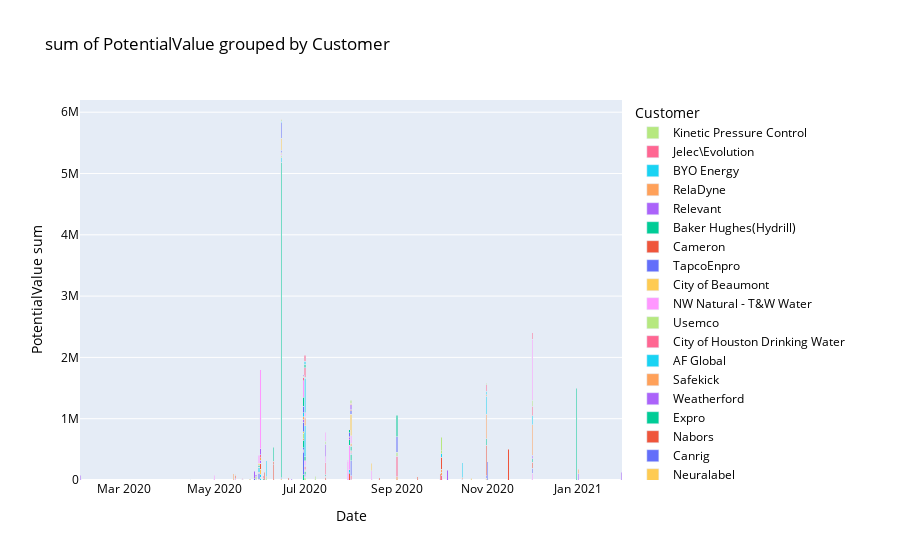

The notebook cell saved with this chart:
### Code cell
fig = go.Figure()

group = "Customer"
numerical_group = "PotentialValue"
agg_method = "sum"
for t in df_num[group].unique():
    #for future filtering with date range
    df_num = df_num[df_num["ExpectedOrderDate"] >= pd.to_datetime('2020-1-1')]
    
    if agg_method == "sum":
        fig.add_trace(go.Bar(x=df_num[df_num[group]==t].groupby("ExpectedOrderDate").sum()[[numerical_group]].index,
                             y=list(df_num[df_num[group]==t].groupby("ExpectedOrderDate").sum()[numerical_group]),
                             name=t))
    if agg_method == "mean":
        fig.add_trace(go.Bar(x=df_num[df_num[group]==t].groupby("ExpectedOrderDate").mean()[[numerical_group]].index,
                             y=list(df_num[df_num[group]==t].groupby("ExpectedOrderDate").mean()[numerical_group]),
                             name=t))
    if agg_method == "median":
        fig.add_trace(go.Bar(x=df_num[df_num[group]==t].groupby("ExpectedOrderDate").median()[[numerical_group]].index,
                             y=list(df_num[df_num[group]==t].groupby("ExpectedOrderDate").median()[numerical_group]),
                             name=t))
    if agg_method == "std":
        fig.add_trace(go.Bar(x=df_num[df_num[group]==t].groupby("ExpectedOrderDate").std()[[numerical_group]].index,
                             y=list(df_num[df_num[group]==t].groupby("ExpectedOrderDate").std()[numerical_group]),
                             name=t))

fig.update_layout(title = "{} of {} grouped by {}".format(agg_method,numerical_group,group),
                  barmode='stack', 
                  xaxis={'categoryorder':'category ascending'},
                  legend_title_text= group,
                  xaxis_title="Date",
                  yaxis_title="{} {}".format(numerical_group, agg_method),
                  font=dict(
                      #family="Courier New, monospace",
                      size=12,
                      color="#000000"
                    ))
fig.show()

### Figure 1 — Plotly figure (JSON) as saved in the notebook; plotly's stock layout.template omitted (floating-point values rounded to 4 significant figures)
{"data": [{"name": "Central Texas Industrial, LLC", "type": "bar", "x": ["2020-08-01T00:00:00"], "y": [7753]}, {"name": "DMS", "type": "bar", "x": ["2020-07-15T00:00:00"], "y": [45000]}, {"name": "DSI", "type": "bar", "x": ["2020-06-30T00:00:00"], "y": [84867]}, {"name": "ICU Medical", "type": "bar", "x": ["2020-10-15T00:00:00"], "y": [10000]}, {"name": "Patti Engr", "type": "bar", "x": ["2020-09-01T00:00:00"], "y": [55000]}, {"name": "Prime Controls", "type": "bar", "x": ["2020-06-01T00:00:00"], "y": [27500]}, {"name": "Samsung", "type": "bar", "x": ["2020-05-20T00:00:00", "2020-07-15T00:00:00", "2020-09-01T00:00:00"], "y": [11040, 18000, 333404]}, {"name": "Solaris Oilfield Infrastructure", "type": "bar", "x": ["2020-07-01T00:00:00"], "y": [44226]}, {"name": "Ultra Electronics", "type": "bar", "x": ["2020-07-01T00:00:00"], "y": [23000]}, {"name": "Urban Mining", "type": "bar", "x": ["2020-06-01T00:00:00", "2020-06-15T00:00:00"], "y": [10000, 21000]}, {"name": "WINSTON WATER COOLER OF AUSTIN", "type": "bar", "x": ["2020-06-15T00:00:00"], "y": [14840]}, {"name": "G-Con Manufacturing", "type": "bar", "x": ["2020-06-04T00:00:00", "2020-06-10T00:00:00"], "y": [125000, 250000]}, {"name": "LSPI", "type": "bar", "x": ["2020-06-03T00:00:00", "2020-06-15T00:00:00"], "y": [20000, 5150000]}, {"name": "OVIVO LLC", "type": "bar", "x": ["2020-02-01T00:00:00", "2020-04-15T00:00:00", "2020-05-29T00:00:00", "2020-10-05T00:00:00"], "y": [80000, 7000, 12000, 160000]}, {"name": "RapidDeploy", "type": "bar", "x": ["2020-10-15T00:00:00"], "y": [25000]}, {"name": "SkyVenture", "type": "bar", "x": ["2020-10-15T00:00:00"], "y": [250000]}, {"name": "Austin White Lime", "type": "bar", "x": ["2020-10-01T00:00:00"], "y": [75000]}, {"name": "Brandt Companies", "type": "bar", "x": ["2020-09-01T00:00:00"], "y": [65000]}, {"name": "Capitol Aggregates", "type": "bar", "x": ["2020-12-01T00:00:00"], "y": [110000]}, {"name": "Central Texas Water Maint.", "type": "bar", "x": ["2020-06-01T00:00:00"], "y": [10000]}, {"name": "City of Cameron", "type": "bar", "x": ["2020-07-01T00:00:00"], "y": [20000]}, {"name": "City of Miles", "type": "bar", "x": ["2020-05-19T00:00:00"], "y": [7500]}, {"name": "Fox Robotics", "type": "bar", "x": ["2020-07-01T00:00:00"], "y": [50000]}, {"name": "General Motors", "type": "bar", "x": ["2021-01-01T00:00:00"], "y": [100000]}, {"name": "Gibraltar", "type": "bar", "x": ["2020-10-01T00:00:00", "2021-01-01T00:00:00"], "y": [50000, 75000]}, {"name": "Lhoist", "type": "bar", "x": ["2020-06-01T00:00:00"], "y": [50000]}, {"name": "Lock Joint Tube", "type": "bar", "x": ["2020-08-01T00:00:00"], "y": [60000]}, {"name": "RSI-CRI", "type": "bar", "x": ["2020-07-01T00:00:00"], "y": [10000]}, {"name": "Salem Ridge", "type": "bar", "x": ["2020-07-01T00:00:00"], "y": [20000]}, {"name": "Undine", "type": "bar", "x": ["2020-06-01T00:00:00"], "y": [75000]}, {"name": "Thermon", "type": "bar", "x": ["2020-08-01T00:00:00", "2020-09-01T00:00:00"], "y": [250000, 250000]}, {"name": "TMT Solutions", "type": "bar", "x": ["2020-06-01T00:00:00"], "y": [100000]}, {"name": "TNG Utility", "type": "bar", "x": ["2020-08-01T00:00:00"], "y": [100000]}, {"name": "United Rentals", "type": "bar", "x": ["2020-08-01T00:00:00"], "y": [10000]}, {"name": "XBiotech", "type": "bar", "x": ["2020-10-01T00:00:00"], "y": [50000]}, {"name": "Texas A&M", "type": "bar", "x": ["2020-06-01T00:00:00"], "y": [2000]}, {"name": "Sarentec", "type": "bar", "x": ["2020-07-01T00:00:00"], "y": [60000]}, {"name": "Capital Area Utility", "type": "bar", "x": ["2020-07-01T00:00:00"], "y": [10000]}, {"name": "Hospira ICU Med", "type": "bar", "x": ["2020-07-01T00:00:00"], "y": [75000]}, {"name": "Endeavor Energy", "type": "bar", "x": ["2020-05-31T00:00:00"], "y": [12000]}, {"name": "XTO Energy", "type": "bar", "x": ["2020-05-31T00:00:00", "2020-06-30T00:00:00"], "y": [100000, 360000]}, {"name": "Concho Resources", "type": "bar", "x": ["2020-07-31T00:00:00"], "y": [100000]}, {"name": "Discovery Natural Resources", "type": "bar", "x": ["2020-07-31T00:00:00"], "y": [20000]}, {"name": "Pioneer Natural Resources", "type": "bar", "x": ["2020-06-30T00:00:00"], "y": [25000]}, {"name": "RR MACHINE", "type": "bar", "x": ["2020-05-31T00:00:00"], "y": [15000]}, {"name": "Sika Sales", "type": "bar", "x": ["2020-06-15T00:00:00"], "y": [70000]}, {"name": "White Energy  Hereford", "type": "bar", "x": ["2020-06-30T00:00:00"], "y": [13000]}, {"name": "Valero/McKees Refinery", "type": "bar", "x": ["2020-06-15T00:00:00"], "y": [45000]}, {"name": "Laredo Petroleum", "type": "bar", "x": ["2020-05-15T00:00:00"], "y": [24000]}, {"name": "Capitan Energy", "type": "bar", "x": ["2020-06-30T00:00:00"], "y": [10000]}, {"name": "Scada Systems", "type": "bar", "x": ["2020-06-30T00:00:00"], "y": [37000]}, {"name": "Felix Water", "type": "bar", "x": ["2020-05-15T00:00:00"], "y": [50000]}, {"name": "IACX", "type": "bar", "x": ["2020-06-30T00:00:00"], "y": [120000]}, {"name": "Tom-E-Lee Industries", "type": "bar", "x": ["2020-06-22T00:00:00"], "y": [20000]}, {"name": "Tank Logix", "type": "bar", "x": ["2020-06-30T00:00:00"], "y": [25000]}, {"name": "PFP Industries", "type": "bar", "x": ["2020-05-31T00:00:00"], "y": [75000]}, {"name": "Apache - St Lawrence", "type": "bar", "x": ["2020-05-31T00:00:00"], "y": [10000]}, {"name": "EOG Resources", "type": "bar", "x": ["2020-06-30T00:00:00"], "y": [85000]}, {"name": "CP CHEM", "type": "bar", "x": ["2020-07-30T00:00:00"], "y": [300000]}, {"name": "Applied Industrial Technologies", "type": "bar", "x": ["2020-10-21T00:00:00"], "y": [30000]}, {"name": "World Water Worlds", "type": "bar", "x": ["2020-05-28T00:00:00"], "y": [20000]}, {"name": "ReelPower", "type": "bar", "x": ["2020-06-10T00:00:00", "2020-06-20T00:00:00", "2020-08-20T00:00:00"], "y": [60000, 35000, 35000]}, {"name": "Baker Hughes", "type": "bar", "x": ["2020-05-31T00:00:00", "2020-12-31T00:00:00"], "y": [30000, 1500000]}, {"name": "DCP Midstream", "type": "bar", "x": ["2020-05-28T00:00:00"], "y": [125000]}, {"name": "Filtration Group", "type": "bar", "x": ["2020-05-14T00:00:00"], "y": [100000]}, {"name": "Devon", "type": "bar", "x": ["2020-07-31T00:00:00"], "y": [50000]}, {"name": "Valiant", "type": "bar", "x": ["2020-06-03T00:00:00"], "y": [50000]}, {"name": "Burford", "type": "bar", "x": ["2020-07-08T00:00:00"], "y": [65000]}, {"name": "Osco", "type": "bar", "x": ["2020-06-15T00:00:00"], "y": [20000]}, {"name": "DaPro Rubber", "type": "bar", "x": ["2020-06-15T00:00:00"], "y": [15000]}, {"name": "GPS", "type": "bar", "x": ["2020-06-15T00:00:00"], "y": [40000]}, {"name": "Tinker", "type": "bar", "x": ["2020-05-20T00:00:00"], "y": [7500]}, {"name": "Caterpillar", "type": "bar", "x": ["2020-07-01T00:00:00"], "y": [70000]}, {"name": "CGT", "type": "bar", "x": ["2020-08-01T00:00:00"], "y": [20000]}, {"name": "Curl Industries", "type": "bar", "x": ["2020-08-01T00:00:00"], "y": [16000]}, {"name": "HEB", "type": "bar", "x": ["2020-07-01T00:00:00"], "y": [500000]}, {"name": "Integrated Shredder Technology", "type": "bar", "x": ["2020-08-01T00:00:00"], "y": [10000]}, {"name": "P&S Scale", "type": "bar", "x": ["2020-05-15T00:00:00"], "y": [21000]}, {"name": "SWRI", "type": "bar", "x": ["2020-05-15T00:00:00"], "y": [10000]}, {"name": "Encino", "type": "bar", "x": ["2020-05-25T00:00:00"], "y": [10000]}, {"name": "AGI", "type": "bar", "x": ["2020-11-01T00:00:00"], "y": [300000]}, {"name": "Alterman", "type": "bar", "x": ["2020-10-01T00:00:00"], "y": [200000]}, {"name": "BWDG", "type": "bar", "x": ["2020-08-01T00:00:00"], "y": [75000]}, {"name": "Colexas Digital", "type": "bar", "x": ["2020-06-01T00:00:00"], "y": [50000]}, {"name": "NYATI Services", "type": "bar", "x": ["2020-07-01T00:00:00"], "y": [120000]}, {"name": "Quest Automated", "type": "bar", "x": ["2020-10-01T00:00:00"], "y": [50000]}, {"name": "Toyota", "type": "bar", "x": ["2020-07-01T00:00:00"], "y": [20000]}, {"name": "Twilight Services", "type": "bar", "x": ["2020-06-05T00:00:00", "2020-07-01T00:00:00"], "y": [50000, 15000]}, {"name": "Sentry Technologies", "type": "bar", "x": ["2020-07-01T00:00:00"], "y": [60000]}, {"name": "Alliance OGP", "type": "bar", "x": ["2020-06-30T00:00:00"], "y": [30000]}, {"name": "NOV - AFE", "type": "bar", "x": ["2020-06-30T00:00:00"], "y": [150000]}, {"name": "NOV - Bammel", "type": "bar", "x": ["2020-09-30T00:00:00"], "y": [100000]}, {"name": "NOV - Brandt", "type": "bar", "x": ["2020-07-15T00:00:00"], "y": [20000]}, {"name": "NOV - PCG", "type": "bar", "x": ["2020-06-30T00:00:00"], "y": [40000]}, {"name": "Powell", "type": "bar", "x": ["2020-06-30T00:00:00"], "y": [50000]}, {"name": "Transocean", "type": "bar", "x": ["2020-06-05T00:00:00", "2020-06-30T00:00:00", "2020-07-01T00:00:00"], "y": [266000, 71000, 560000]}, {"name": "Elgin Separation Solutions", "type": "bar", "x": ["2020-07-15T00:00:00"], "y": [200000]}, {"name": "Custom Control", "type": "bar", "x": ["2020-10-01T00:00:00"], "y": [50000]}, {"name": "NOV", "type": "bar", "x": ["2020-07-15T00:00:00", "2020-08-15T00:00:00"], "y": [100000, 150000]}, {"name": "Absolute Control", "type": "bar", "x": ["2020-08-15T00:00:00"], "y": [120000]}, {"name": "Lee Engineering", "type": "bar", "x": ["2020-06-30T00:00:00"], "y": [100000]}, {"name": "City of Houston", "type": "bar", "x": ["2020-09-15T00:00:00"], "y": [50000]}, {"name": "RAE Engineering", "type": "bar", "x": ["2020-06-30T00:00:00"], "y": [150000]}, {"name": "Lone Star Blower", "type": "bar", "x": ["2020-07-15T00:00:00"], "y": [200000]}, {"name": "Valaris", "type": "bar", "x": ["2020-08-01T00:00:00"], "y": [50000]}, {"name": "Windlass ", "type": "bar", "x": ["2020-07-01T00:00:00"], "y": [20000]}, {"name": "Thrustmaster", "type": "bar", "x": ["2020-07-01T00:00:00"], "y": [150000]}, {"name": "Flint Hills Resources", "type": "bar", "x": ["2020-05-29T00:00:00", "2020-07-15T00:00:00", "2020-10-01T00:00:00"], "y": [45000, 53000, 225000]}, {"name": "Formosa", "type": "bar", "x": ["2020-07-15T00:00:00", "2020-07-30T00:00:00"], "y": [147000, 24700]}, {"name": "Invista", "type": "bar", "x": ["2020-06-15T00:00:00"], "y": [200000]}, {"name": "Seadrift Coke", "type": "bar", "x": ["2020-06-15T00:00:00"], "y": [250000]}, {"name": "Oxy", "type": "bar", "x": ["2020-11-15T00:00:00"], "y": [500000]}, {"name": "Signet", "type": "bar", "x": ["2020-07-01T00:00:00"], "y": [60000]}, {"name": "Valero CC", "type": "bar", "x": ["2020-05-29T00:00:00", "2021-01-30T00:00:00"], "y": [25000, 125000]}, {"name": "Citgo", "type": "bar", "x": ["2020-06-01T00:00:00"], "y": [35000]}, {"name": "Ingleside Ethelene", "type": "bar", "x": ["2020-06-15T00:00:00"], "y": [28000]}, {"name": "BASF", "type": "bar", "x": ["2020-06-01T00:00:00"], "y": [52000]}, {"name": "Buckeye", "type": "bar", "x": ["2020-06-15T00:00:00"], "y": [25000]}, {"name": "Affinity Power System", "type": "bar", "x": ["2020-06-30T00:00:00", "2020-07-31T00:00:00"], "y": [269355, 396350]}, {"name": "Clemtex", "type": "bar", "x": ["2020-05-31T00:00:00"], "y": [30000]}, {"name": "Harrison Hydragen", "type": "bar", "x": ["2020-12-01T00:00:00"], "y": [80000]}, {"name": "Custom Air Products", "type": "bar", "x": ["2020-12-01T00:00:00"], "y": [100000]}, {"name": "Watlow", "type": "bar", "x": ["2020-12-01T00:00:00"], "y": [60000]}, {"name": "W-Industries", "type": "bar", "x": ["2020-12-01T00:00:00"], "y": [50000]}, {"name": "Safety Vision", "type": "bar", "x": ["2020-12-01T00:00:00"], "y": [500000]}, {"name": "PC3", "type": "bar", "x": ["2020-12-01T00:00:00"], "y": [150000]}, {"name": "Dresser Gimpel", "type": "bar", "x": ["2020-12-01T00:00:00"], "y": [150000]}, {"name": "H2O Unlimited", "type": "bar", "x": ["2020-12-01T00:00:00"], "y": [100000]}, {"name": "FW Murphy", "type": "bar", "x": ["2020-05-01T00:00:00", "2020-08-01T00:00:00", "2020-12-01T00:00:00"], "y": [80000, 120000, 1000000]}, {"name": "Rototherm", "type": "bar", "x": ["2020-08-01T00:00:00"], "y": [350000]}, {"name": "FLEX", "type": "bar", "x": ["2020-08-01T00:00:00"], "y": [65000]}, {"name": "Emerson", "type": "bar", "x": ["2020-08-01T00:00:00"], "y": [16000]}, {"name": "Marine Well Containment", "type": "bar", "x": ["2020-09-01T00:00:00"], "y": [350000]}, {"name": "Technip FMC", "type": "bar", "x": ["2020-06-01T00:00:00", "2020-08-01T00:00:00"], "y": [100000, 80000]}, {"name": "Enerflex", "type": "bar", "x": ["2020-08-01T00:00:00"], "y": [25000]}, {"name": "Rio Marine", "type": "bar", "x": ["2020-07-01T00:00:00"], "y": [50000]}, {"name": "Surge", "type": "bar", "x": ["2020-05-20T00:00:00", "2020-07-01T00:00:00", "2020-12-01T00:00:00"], "y": [10000, 100000, 100000]}, {"name": "Solarcraft", "type": "bar", "x": ["2020-08-01T00:00:00"], "y": [45000]}, {"name": "Intech Process Automation", "type": "bar", "x": ["2020-06-01T00:00:00"], "y": [1290000]}, {"name": "Neuralabel", "type": "bar", "x": ["2020-10-31T00:00:00"], "y": [30000]}, {"name": "Canrig", "type": "bar", "x": ["2020-10-31T00:00:00"], "y": [40000]}, {"name": "Nabors", "type": "bar", "x": ["2020-10-31T00:00:00"], "y": [500000]}, {"name": "Expro", "type": "bar", "x": ["2020-07-31T00:00:00", "2020-10-31T00:00:00"], "y": [90000, 100000]}, {"name": "Weatherford", "type": "bar", "x": ["2020-07-31T00:00:00"], "y": [30000]}, {"name": "Safekick", "type": "bar", "x": ["2020-10-31T00:00:00"], "y": [400000]}, {"name": "AF Global", "type": "bar", "x": ["2020-10-31T00:00:00"], "y": [300000]}, {"name": "City of Houston Drinking Water", "type": "bar", "x": ["2020-06-30T00:00:00", "2020-07-31T00:00:00"], "y": [47035, 20000]}, {"name": "Usemco", "type": "bar", "x": ["2020-06-30T00:00:00"], "y": [10000]}, {"name": "NW Natural - T&W Water", "type": "bar", "x": ["2020-05-31T00:00:00"], "y": [133694]}, {"name": "City of Beaumont", "type": "bar", "x": ["2020-06-15T00:00:00", "2020-06-30T00:00:00"], "y": [10000, 16290]}, {"name": "TapcoEnpro", "type": "bar", "x": ["2020-07-31T00:00:00"], "y": [66583]}, {"name": "Cameron", "type": "bar", "x": ["2020-06-30T00:00:00"], "y": [10000]}, {"name": "Baker Hughes(Hydrill)", "type": "bar", "x": ["2020-06-10T00:00:00", "2020-07-31T00:00:00"], "y": [224000, 50000]}, {"name": "Relevant", "type": "bar", "x": ["2020-06-30T00:00:00"], "y": [15000]}, {"name": "RelaDyne", "type": "bar", "x": ["2020-10-31T00:00:00"], "y": [20000]}, {"name": "BYO Energy", "type": "bar", "x": ["2020-10-31T00:00:00"], "y": [60000]}, {"name": "Jelec\\Evolution", "type": "bar", "x": ["2020-10-31T00:00:00"], "y": [100000]}, {"name": "Kinetic Pressure Control", "type": "bar", "x": ["2020-10-31T00:00:00"], "y": [30000]}], "layout": {"barmode": "stack", "font": {"color": "#000000", "size": 12}, "legend": {"title": {"text": "Customer"}}, "title": {"text": "sum of PotentialValue grouped by Customer"}, "xaxis": {"categoryorder": "category ascending", "title": {"text": "Date"}}, "yaxis": {"title": {"text": "PotentialValue sum"}}}}
